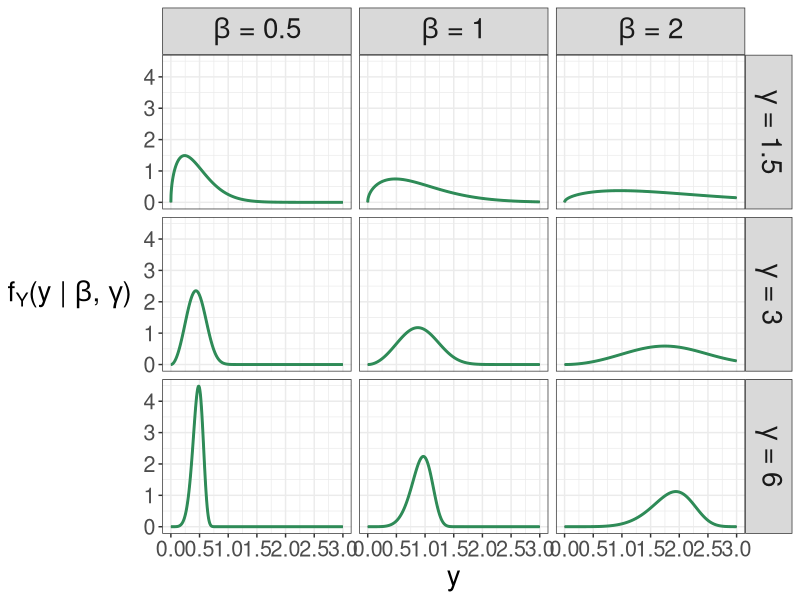
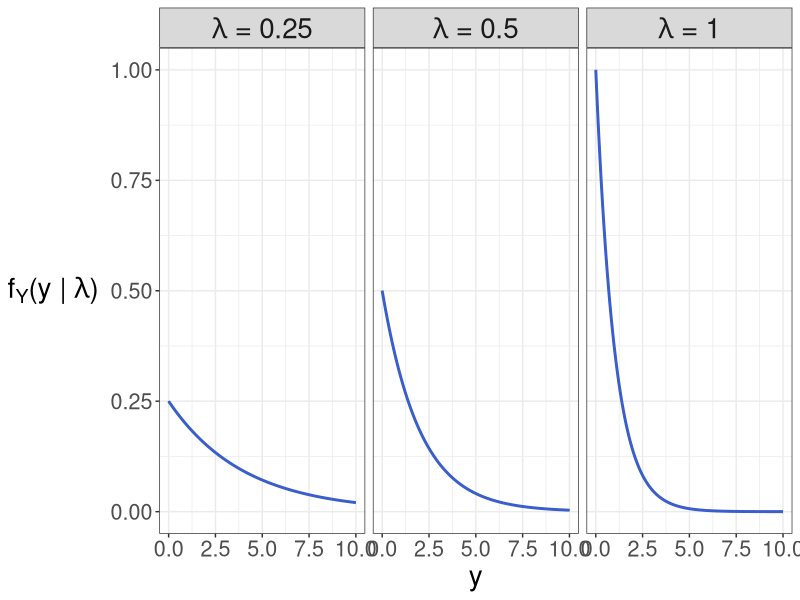
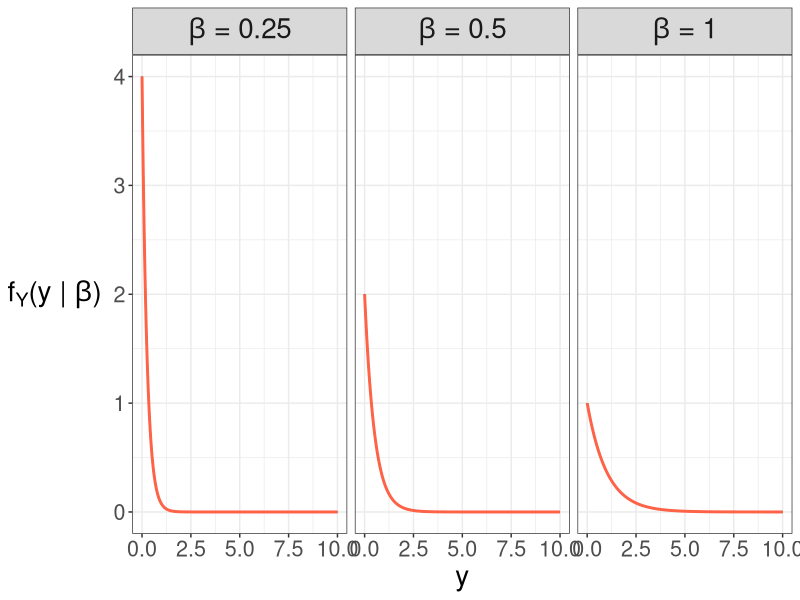

The R source for these figures, in order:
## ---- chunk 1
#| include: false

library(tidyverse)

colourize <- function(x, color) {
  if (knitr::is_latex_output()) {
    sprintf("\\textcolor{%s}{%s}", color, x)
  } else if (knitr::is_html_output()) {
    sprintf("<span style='color: %s;'>%s</span>", color,
      x)
  } else x
}
## ---- chunk 2
#| label: fig-weibull-family
#| fig-cap: "Some members of the Weibull family."
#| warning: false
#| echo: false
#| fig.height: 13
#| fig.width: 14

weibull_family_plot <- expand_grid(
  gamma = c(1.5, 3, 6),
  beta = c(0.5, 1, 2)
) |>
  mutate(f = map2(
    gamma, beta,
    ~ tibble(
      x = seq(0, 3, length.out = 1000),
      density = dweibull(x, shape = .x, scale = .y)
    )
  )) |>
  unnest(f) |>
  mutate(
    gamma = str_c('gamma*" = ', gamma, '"'),
    beta = str_c('beta*" = ', beta, '"')
  ) |>
  ggplot(aes(x, density)) +
  facet_grid(gamma ~ beta, labeller = label_parsed) +
  geom_line() +
  theme_bw() +
  theme(
    axis.text = element_text(size = 15.5),
    axis.title.x = element_text(size = 20),
    axis.title.y = element_text(size = 20, angle = 0, vjust = 0.5),
    strip.text = element_text(size = 20)
  ) +
  labs(
    x = "y",
    y = expression(paste(f[Y], "(y | ", beta, ", ", gamma, ") "))
  ) +
  scale_x_continuous(breaks = seq(0, 3, 0.5)) +
  geom_line(color = "seagreen", linewidth = 1)

weibull_family_plot
## ---- chunk 3
#| label: fig-exponential-family-rate
#| fig-cap: "Some members of the Exponential family with rate parametrization."
#| warning: false
#| echo: false
#| fig.height: 6.5
#| fig.width: 14

exponential_family_plot_rate <- tibble(lambda = c(1, 0.5, 0.25)) |>
  mutate(f = map(
    lambda,
    ~ tibble(
      x = seq(0, 10, length.out = 1000),
      density = dexp(x, rate = .x)
    )
  )) |>
  unnest(f) |>
  mutate(lambda = str_c('lambda*" = ', lambda, '"')) |>
  ggplot(aes(x, density)) +
  facet_wrap(~lambda, labeller = label_parsed) +
  geom_line() +
  theme_bw() +
  theme(
    axis.text = element_text(size = 15.5),
    axis.title.x = element_text(size = 20),
    axis.title.y = element_text(size = 20, angle = 0, vjust = 0.5),
    strip.text = element_text(size = 20)
  ) +
  labs(
    x = "y",
    y = expression(paste(f[Y], "(y | ", lambda, ") "))
  ) +
  geom_line(color = "royalblue3", linewidth = 1)

exponential_family_plot_rate
## ---- chunk 4
#| label: fig-exponential-family-scale
#| fig-cap: "Some members of the Exponential family with scale parametrization."
#| warning: false
#| echo: false
#| fig.height: 6.5
#| fig.width: 14

exponential_family_plot_scale <- tibble(lambda = c(1, 2, 4)) |>
  mutate(f = map(
    lambda,
    ~ tibble(
      x       = seq(0, 10, length.out = 1000),
      density = dexp(x, rate = .x)
    )
  )) |>
  unnest(f) |>
  mutate(lambda = str_c('beta*" = ', 1 / lambda, '"')) %>%
  ggplot(aes(x, density)) +
  facet_wrap(~lambda, labeller = label_parsed) +
  geom_line() +
  theme_bw() +
  theme(
    axis.text = element_text(size = 15.5),
    axis.title.x = element_text(size = 20),
    axis.title.y = element_text(size = 20, angle = 0, vjust = 0.5),
    strip.text = element_text(size = 20)
  ) +
  labs(
    x = "y",
    y = expression(paste(f[Y], "(y | ", beta, ") "))
  ) +
  geom_line(color = "tomato", linewidth = 1)

exponential_family_plot_scale
